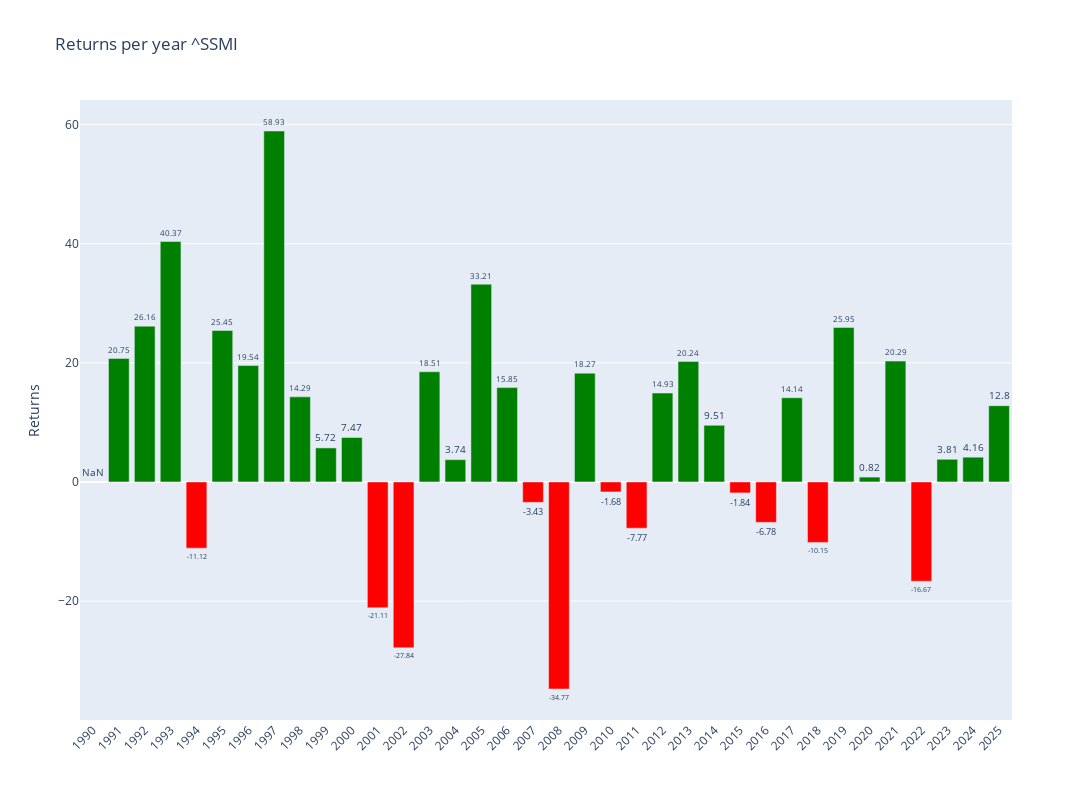

This figure's notebook cell:
### Code cell
# Plotly
fig = make_subplots()

# Add colors
colors = ['green' if x >= 0 else 'red' for x in annual_data['Return']]

# Graph (1,1)
fig.add_trace(go.Bar(y=annual_data['Return'],x=annual_data['Return'].index,text=round(annual_data['Return'],2),textposition='outside',marker_color=colors,hoverinfo='skip'),row=1,col=1)

# Update xaxis properties
fig.update_yaxes(title_text="Returns", row=1, col=1)

fig.update_layout(xaxis=dict(tickvals=annual_data.index,tickangle=-45),height=800, width=1300,title=f"Returns per year {ticker}")

fig.show()

### Figure 1 — Plotly figure (JSON) as saved in the notebook; plotly's stock layout.template omitted (floating-point values rounded to 4 significant figures)
{"data": [{"hoverinfo": "skip", "marker": {"color": ["red", "green", "green", "green", "red", "green", "green", "green", "green", "green", "green", "red", "red", "green", "green", "green", "green", "red", "red", "green", "red", "red", "green", "green", "green", "red", "red", "green", "red", "green", "green", "green", "red", "green", "green", "green"]}, "text": [NaN, 20.75, 26.16, 40.37, -11.12, 25.45, 19.54, 58.93, 14.29, 5.72, 7.47, -21.11, -27.84, 18.51, 3.74, 33.21, 15.85, -3.43, -34.77, 18.27, -1.68, -7.77, 14.93, 20.24, 9.51, -1.84, -6.78, 14.14, -10.15, 25.95, 0.82, 20.29, -16.67, 3.81, 4.16, 12.8], "textposition": "outside", "type": "bar", "x": [1990, 1991, 1992, 1993, 1994, 1995, 1996, 1997, 1998, 1999, 2000, 2001, 2002, 2003, 2004, 2005, 2006, 2007, 2008, 2009, 2010, 2011, 2012, 2013, 2014, 2015, 2016, 2017, 2018, 2019, 2020, 2021, 2022, 2023, 2024, 2025], "xaxis": "x", "y": [NaN, 20.75, 26.16, 40.37, -11.12, 25.45, 19.54, 58.93, 14.29, 5.717, 7.468, -21.11, -27.84, 18.51, 3.743, 33.21, 15.85, -3.428, -34.77, 18.27, -1.678, -7.766, 14.93, 20.24, 9.513, -1.84, -6.784, 14.14, -10.15, 25.95, 0.8154, 20.29, -16.67, 3.806, 4.158, 12.8], "yaxis": "y"}], "layout": {"height": 800, "title": {"text": "Returns per year ^SSMI"}, "width": 1300, "xaxis": {"anchor": "y", "domain": [0, 1], "tickangle": -45, "tickvals": [1990, 1991, 1992, 1993, 1994, 1995, 1996, 1997, 1998, 1999, 2000, 2001, 2002, 2003, 2004, 2005, 2006, 2007, 2008, 2009, 2010, 2011, 2012, 2013, 2014, 2015, 2016, 2017, 2018, 2019, 2020, 2021, 2022, 2023, 2024, 2025]}, "yaxis": {"anchor": "x", "domain": [0, 1], "title": {"text": "Returns"}}}}
